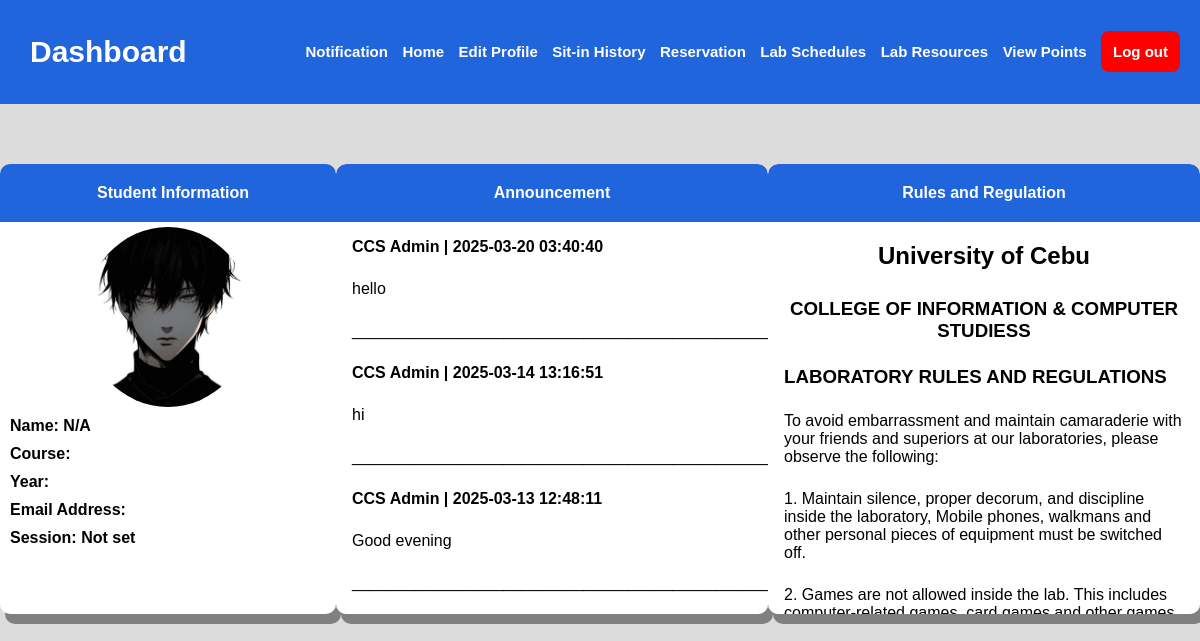
Page /dashboard.php on the committed database.
### tables this page shows
CREATE TABLE `announcements` (
  `id` int(11) NOT NULL,
  `announcement_text` text NOT NULL,
  `created_at` timestamp NOT NULL DEFAULT current_timestamp()
);

### dashboard.php (the view, shortened to what this page needs)
<?php
    include('db.php');
?>
<!DOCTYPE html>
<html lang="en">
<head>
    <link rel="stylesheet" href="assets/styles.css?v=<?php echo time(); ?>">
</head>
<body>
<nav>
    <h1>Dashboard</h1>
    <div class="nav-links" id="nav-links">
        <a href=""> Notification</a>
        <a id="home-nav" href="#"> Home</a>
        <a href="editprofile.php"> Edit Profile</a>
        <a href="sitin-history.php">Sit-in History</a>
        <a href="reservation.php"> Reservation</a>
        <a href="lab_schedule_student.php">Lab Schedules</a>
        <a href="lab_resources_view.php">Lab Resources</a>
        <a href="view_points.php">View Points</a>
        <a href="#" class="logout-btn" id="logoutbtn"> Log out </a>
    </div>
</nav>
<div class="student-info-container">
    <div class="student-info-content">
        <div class="student-info">
            <label>Student Information</label>
        </div>
            <img src="assets/logo.jpeg" alt="logo" class="profile-pic">
            <label>Name: <?php echo $_SESSION['firstname'] ?? 'N/A'; ?> <?php echo $_SESSION['lastname'] ?? '';?></label>
            <label>Course: <?php echo $_SESSION['course'];?></label>
            <label>Year: <?php echo $_SESSION['level'];?></label>
            <label>Email Address: <?php echo $_SESSION['email'];?></label>
            <label>Session: <?php echo isset($_SESSION['sessions']) ? $_SESSION['sessions'] : 'Not set'; ?></label>
    </div>
    <div class="announcement-container">
        <div class="student-info">
            <label>Announcement</label>
        </div>
        <?php
            $query = "SELECT * FROM announcements ORDER BY created_at DESC";
            $result = mysqli_query($connection, $query);
            if(mysqli_num_rows($result) > 0) {
                while($row = mysqli_fetch_assoc($result)) {
                    echo "<h4>CCS Admin | " . date("Y-m-d H:i:s", strtotime($row['created_at'])) . "</h4>";
                    echo "<p>" . htmlspecialchars($row['announcement_text']) . "</p>";
                    echo "<p>_______________________________________________</p>";
                }
            } else {
                echo "<p>No announcements available</p>";
            }
        ?>
    </div>
    <div class="rules-content">
        <div class="student-info">
            <label>Rules and Regulation</label>
        </div>
        <div class="rules-title">
            <h2>University of Cebu</h2>
            <h3>COLLEGE OF INFORMATION & COMPUTER STUDIESS</h3>
        </div>
        <div>
            <h3>LABORATORY RULES AND REGULATIONS</h3>
            <p>To avoid embarrassment and maintain camaraderie with your friends and superiors at our laboratories, please observe the following:</p>
            <p>1. Maintain silence, proper decorum, and discipline inside the laboratory, Mobile phones, walkmans and other personal pieces of equipment must be switched off.</p>
            <p>2. Games are not allowed inside the lab. This includes computer-related games, card games and other games that may disturb the operation of the lab</p>
        </div>
    </div>
</div>
</body>
</html>

### assets/styles.css (style rules this page uses)
body { margin: 0; padding: 0; font-family: sans-serif; background-color: gainsboro; }
label { font-weight: bold; }
nav { display: flex; flex-direction: row; justify-content: space-between; align-items: center; padding: 10px; background-color: rgb(32, 101, 220); color: white; }
nav h1 { margin-left: 20px; font-size: 30px; }
nav a { text-decoration: none; color: white; margin-right: 10px; font-weight: bold; font-size: 15px; transition: color 0.3s ease-in, text-decoration 0.3s ease-in-out; display: inline-block; white-space: normal; }
.student-info-container { display: flex; align-items: center; justify-content: center; margin-top: 50px; }
.student-info-content { background-color: white; display: flex; flex-direction: column; width: 350px; height: 450px; margin: 10px auto; border-radius: 10px; box-shadow: 5px 10px gray; }
p, h4, h3 { margin: 8px 8px; padding: 8px 8px; }
.announcement-container { width: 400px; background-color: white; flex-direction: column; width: 450px; height: 450px; margin: 10px auto; border-radius: 10px; box-shadow: 5px 10px gray; overflow-y: scroll; }
.rules-content { width: 400px; background-color: white; flex-direction: column; width: 450px; height: 450px; margin: 10px auto; border-radius: 10px; overflow: scroll; overflow-x: hidden; box-shadow: 5px 10px gray; }
.student-info-content label { margin: 5px 0; margin-left: 10px; }
.profile-pic { height: 180px; border-radius: 50%; width: 50%; margin: 5px auto; }
.student-info { background-color: rgb(32, 101, 220); padding: 20px; text-align: center; color: white; border-top-right-radius: 10px; border-top-left-radius: 10px; }
.logout-btn { background-color: red; padding: 12px; text-decoration: none; border-radius: 8px; }
.rules-title { text-align: center; }

### rows in the picture
announcements: created_at "2025-03-20 03:40:40", announcement_text "hello"
announcements: created_at "2025-03-14 13:16:51", announcement_text "hi"
announcements: created_at "2025-03-13 12:48:11", announcement_text "Good evening"

### other values in the picture
$_SESSION['firstname'] "N/A"
